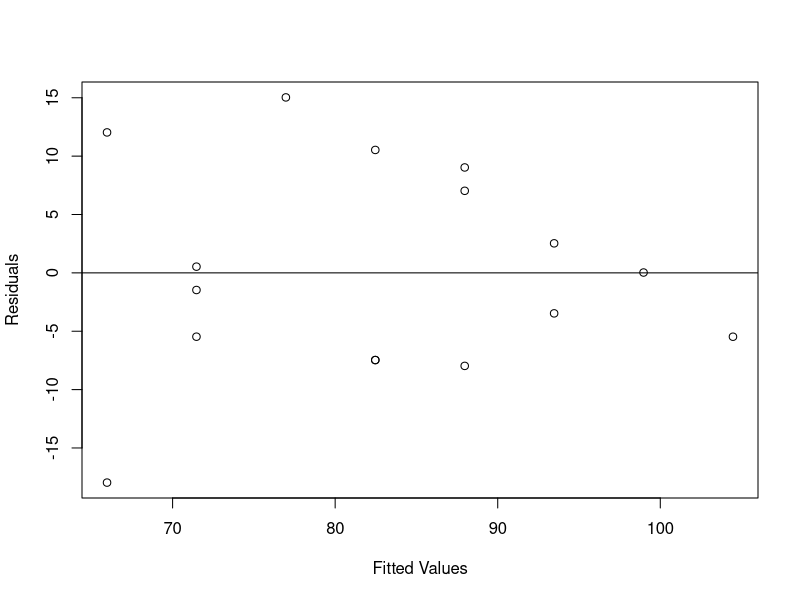

Source code (R):
## ---- chunk 1
knitr::opts_chunk$set(echo = TRUE)
## ---- chunk 2
df <- data.frame(hours=c(1,1,2,2,2,3,4,4,4,5,5,5,6,6,7,8),
                 score=c(48,78,72,70,66,92,93,75,75,80,95,97,90,96,99,99))
## ---- chunk 3
# fit simple linear regression model
model <- lm(score ~ hours, data=df)
summary(model)
## ---- chunk 4
# create residual vs. fitted plot
plot(fitted(model), resid(model), xlab="Fitted Values", ylab="Residuals")
abline(0,0)        # add a horizontal line at 0
## ---- chunk 5
# perform Breusch-Pagan test
library(lmtest)     # load the required package
bptest(model)       # perform Breusch-Pagan test
## ---- chunk 6
# define weights to use
wt <- 1 / lm(abs(model$residuals) ~ model$fitted.values)$fitted.values^2
## ---- chunk 7
# perform weighted least squares regression
wls_model <- lm(score ~ hours, data=df, weights=wt)
summary(wls_model)
